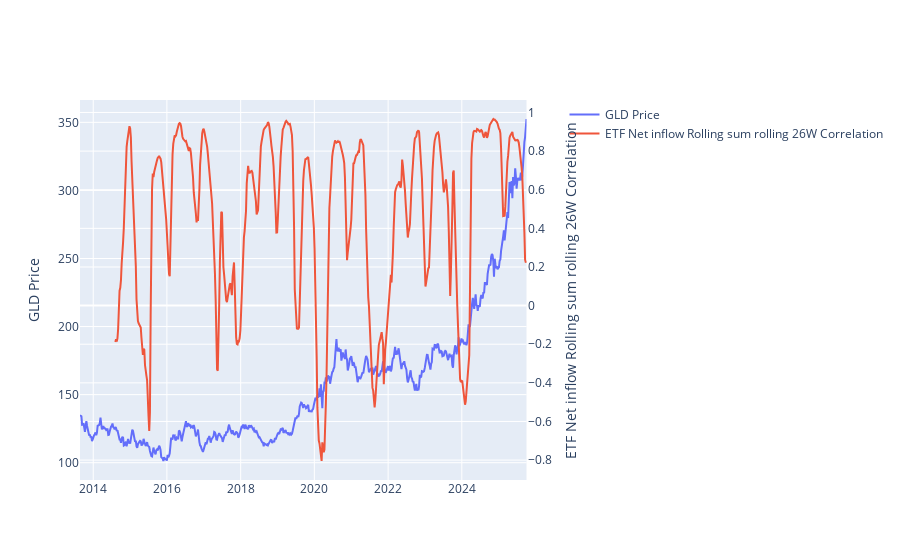

Write notebook code for a chart like this one.
### Markdown cell above
ETF inflow is most of the time positively correlated to gold price.

### Code cell
# 1) subplot 
fig = make_subplots(specs=[[{"secondary_y": True}]])

# 2) First y axis
fig.add_trace(
    go.Scatter(x=resampled_df_copy.index, y=resampled_df_copy['GLD'], name="GLD Price"),
    secondary_y=False
)

# 3) Second y axis
fig.add_trace(
    go.Scatter(x=resampled_df_copy.index, y=resampled_df_copy['fundflow'].rolling(26).sum().rolling(26).corr(resampled_df_copy['GLD']), name="ETF Net inflow Rolling sum rolling 26W Correlation"),
    secondary_y=True
)

# 4) y axis name
fig.update_yaxes(title_text="GLD Price", secondary_y=False)
fig.update_yaxes(title_text="ETF Net inflow Rolling sum rolling 26W Correlation", secondary_y=True)

fig.show()

### Figure 1 — Plotly figure (JSON) as saved in the notebook; plotly's stock layout.template omitted (floating-point values rounded to 4 significant figures; data arrays with more than 128 entries replaced by an {"elided": "..."} marker saying what was removed)
{"data": [{"name": "GLD Price", "type": "scatter", "x": {"elided": "633 str values"}, "xaxis": "x", "y": {"elided": "633 float values"}, "yaxis": "y"}, {"name": "ETF Net inflow Rolling sum rolling 26W Correlation", "type": "scatter", "x": {"elided": "633 str values"}, "xaxis": "x", "y": {"elided": "633 float values"}, "yaxis": "y2"}], "layout": {"xaxis": {"anchor": "y", "domain": [0, 0.94]}, "yaxis": {"anchor": "x", "domain": [0, 1], "title": {"text": "GLD Price"}}, "yaxis2": {"anchor": "x", "overlaying": "y", "side": "right", "title": {"text": "ETF Net inflow Rolling sum rolling 26W Correlation"}}}}
